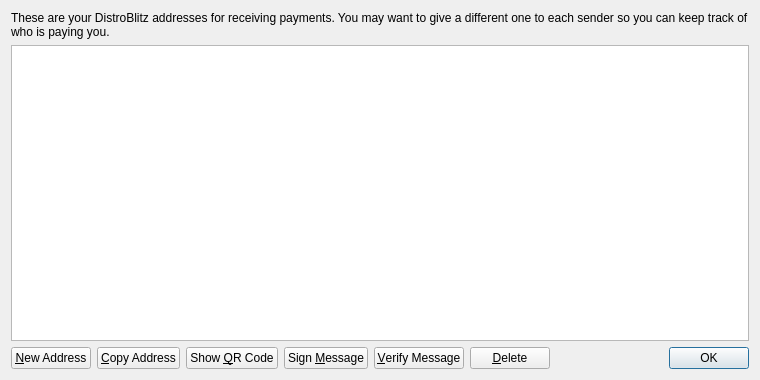
<?xml version="1.0" encoding="UTF-8"?>
<ui version="4.0">
 <class>AddressBookPage</class>
 <widget class="QWidget" name="AddressBookPage">
  <property name="geometry">
   <rect>
    <x>0</x>
    <y>0</y>
    <width>760</width>
    <height>380</height>
   </rect>
  </property>
  <property name="windowTitle">
   <string>Address Book</string>
  </property>
  <layout class="QVBoxLayout" name="verticalLayout">
   <item>
    <widget class="QLabel" name="labelExplanation">
     <property name="text">
      <string>These are your DistroBlitz addresses for receiving payments. You may want to give a different one to each sender so you can keep track of who is paying you.</string>
     </property>
     <property name="textFormat">
      <enum>Qt::PlainText</enum>
     </property>
     <property name="wordWrap">
      <bool>true</bool>
     </property>
    </widget>
   </item>
   <item>
    <widget class="QTableView" name="tableView">
     <property name="contextMenuPolicy">
      <enum>Qt::CustomContextMenu</enum>
     </property>
     <property name="toolTip">
      <string>Double-click to edit address or label</string>
     </property>
     <property name="tabKeyNavigation">
      <bool>false</bool>
     </property>
     <property name="alternatingRowColors">
      <bool>true</bool>
     </property>
     <property name="selectionMode">
      <enum>QAbstractItemView::SingleSelection</enum>
     </property>
     <property name="selectionBehavior">
      <enum>QAbstractItemView::SelectRows</enum>
     </property>
     <property name="sortingEnabled">
      <bool>true</bool>
     </property>
     <attribute name="verticalHeaderVisible">
      <bool>false</bool>
     </attribute>
    </widget>
   </item>
   <item>
    <layout class="QHBoxLayout" name="horizontalLayout">
     <item>
      <widget class="QPushButton" name="newAddressButton">
       <property name="toolTip">
        <string>Create a new address</string>
       </property>
       <property name="text">
        <string>&amp;New Address</string>
       </property>
       <property name="icon">
        <iconset resource="../bitcoin.qrc">
         <normaloff>:/icons/add</normaloff>:/icons/add</iconset>
       </property>
      </widget>
     </item>
     <item>
      <widget class="QPushButton" name="copyToClipboard">
       <property name="toolTip">
        <string>Copy the currently selected address to the system clipboard</string>
       </property>
       <property name="text">
        <string>&amp;Copy Address</string>
       </property>
       <property name="icon">
        <iconset resource="../bitcoin.qrc">
         <normaloff>:/icons/editcopy</normaloff>:/icons/editcopy</iconset>
       </property>
      </widget>
     </item>
     <item>
      <widget class="QPushButton" name="showQRCode">
       <property name="text">
        <string>Show &amp;QR Code</string>
       </property>
       <property name="icon">
        <iconset resource="../bitcoin.qrc">
         <normaloff>:/icons/qrcode</normaloff>:/icons/qrcode</iconset>
       </property>
      </widget>
     </item>
     <item>
      <widget class="QPushButton" name="signMessage">
       <property name="toolTip">
        <string>Sign a message to prove you own a DistroBlitz address</string>
       </property>
       <property name="text">
        <string>Sign &amp;Message</string>
       </property>
       <property name="icon">
        <iconset resource="../bitcoin.qrc">
         <normaloff>:/icons/edit</normaloff>:/icons/edit</iconset>
       </property>
      </widget>
     </item>
     <item>
      <widget class="QPushButton" name="verifyMessage">
       <property name="toolTip">
        <string>Verify a message to ensure it was signed with a specified DistroBlitz address</string>
       </property>
       <property name="text">
        <string>&amp;Verify Message</string>
       </property>
       <property name="icon">
        <iconset resource="../bitcoin.qrc">
         <normaloff>:/icons/transaction_0</normaloff>:/icons/transaction_0</iconset>
       </property>
      </widget>
     </item>
     <item>
      <widget class="QPushButton" name="deleteButton">
       <property name="toolTip">
        <string>Delete the currently selected address from the list</string>
       </property>
       <property name="text">
        <string>&amp;Delete</string>
       </property>
       <property name="icon">
        <iconset resource="../bitcoin.qrc">
         <normaloff>:/icons/remove</normaloff>:/icons/remove</iconset>
       </property>
      </widget>
     </item>
     <item>
      <spacer name="horizontalSpacer">
       <property name="orientation">
        <enum>Qt::Horizontal</enum>
       </property>
       <property name="sizeHint" stdset="0">
        <size>
         <width>40</width>
         <height>20</height>
        </size>
       </property>
      </spacer>
     </item>
     <item>
      <widget class="QDialogButtonBox" name="buttonBox">
       <property name="sizePolicy">
        <sizepolicy hsizetype="Maximum" vsizetype="Fixed">
         <horstretch>0</horstretch>
         <verstretch>0</verstretch>
        </sizepolicy>
       </property>
       <property name="standardButtons">
        <set>QDialogButtonBox::Ok</set>
       </property>
      </widget>
     </item>
    </layout>
   </item>
  </layout>
 </widget>
 <resources>
  <include location="../bitcoin.qrc"/>
 </resources>
 <connections/>
</ui>
